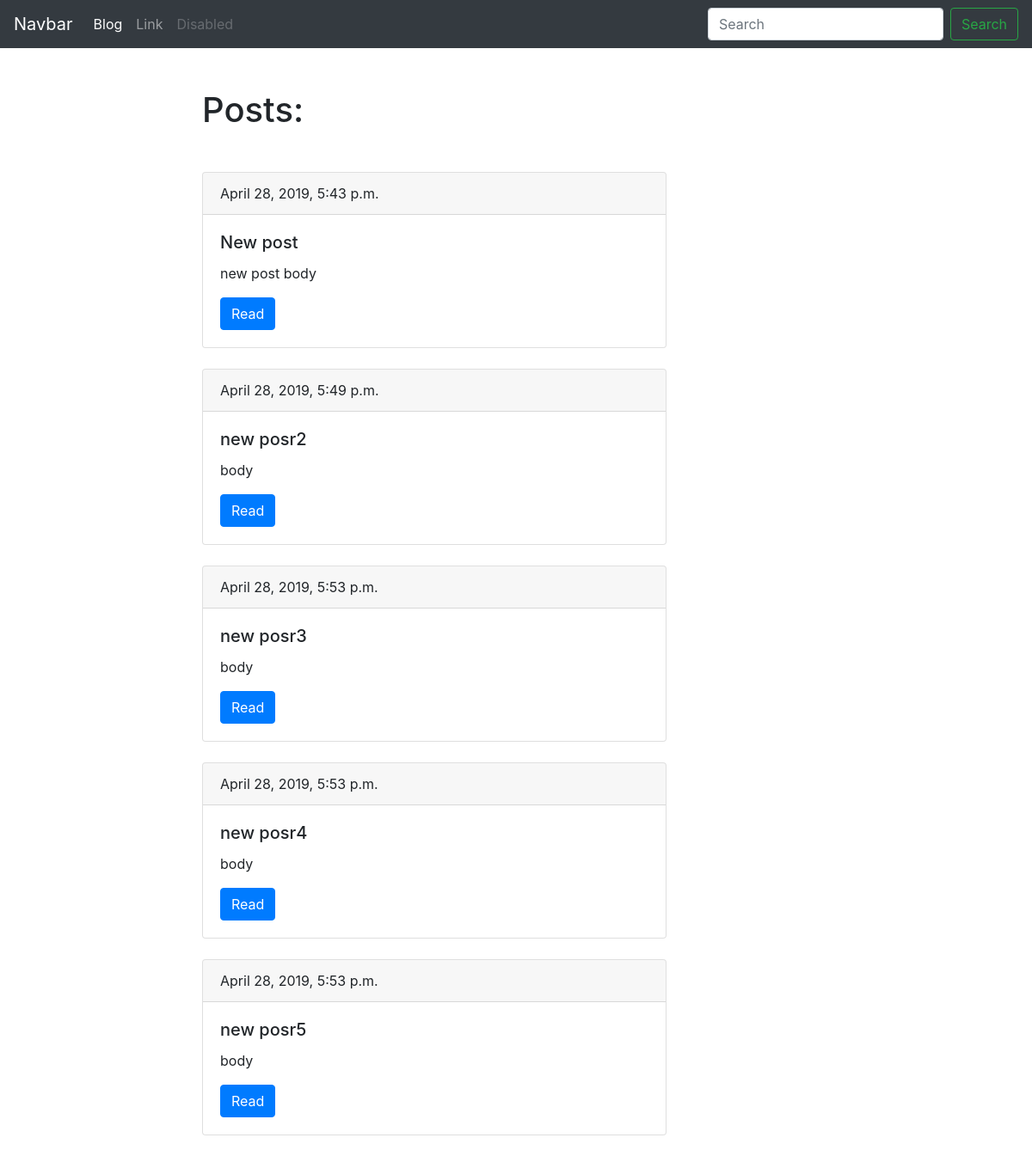
Screenshot of /blog/ with the database file from the repository.
### mainApp/models.py (models this page shows, shortened)
class Post(models.Model):
	title = models.CharField(max_length=150, db_index=True)
	slug = models.SlugField(max_length=150, unique=True)
	body = models.TextField(blank=True, db_index=True)
	tags = models.ManyToManyField('Tag', blank=True, related_name='posts')
	date_pub = models.DateTimeField(auto_now_add=True)
	def get_absolute_url(self):
		return reverse('post_detail_url', kwargs={'slug':self.slug})

### mainApp/views.py (the view)
# urls.py: path('', posts_list, name='posts_list_url'),
def posts_list(request):
	posts = Post.objects.all()
	return render(request, 'mainApp/index.html', context={'posts': posts})

### mainApp/templates/mainApp/index.html (shortened to what this page needs)
{% extends 'mainApp/base_blog.html' %}
{% block content %}
   <h1 class="mb-5">Posts:</h1>
   {% for post in posts %}
   <div class="card mb-4">
  <div class="card-header">
    {{ post.date_pub }}
  </div>
  <div class="card-body">
    <h5 class="card-title">{{ post.title }}</h5>
    <p class="card-text">{{ post.body|truncatewords:15 }}</p>
    <a href="{{ post.get_absolute_url }}" class="btn btn-primary">Read</a>
  </div>
</div>
   {% endfor %}
{% endblock %}

### rows the page displays
Post: date_pub "April 28, 2019, 5:43 p.m.", title "New post", body "new post body"
Post: date_pub "April 28, 2019, 5:49 p.m.", title "new posr2", body "body"
Post: date_pub "April 28, 2019, 5:53 p.m.", title "new posr3", body "body"
Post: date_pub "April 28, 2019, 5:53 p.m.", title "new posr4", body "body"
Post: date_pub "April 28, 2019, 5:53 p.m.", title "new posr5", body "body"
